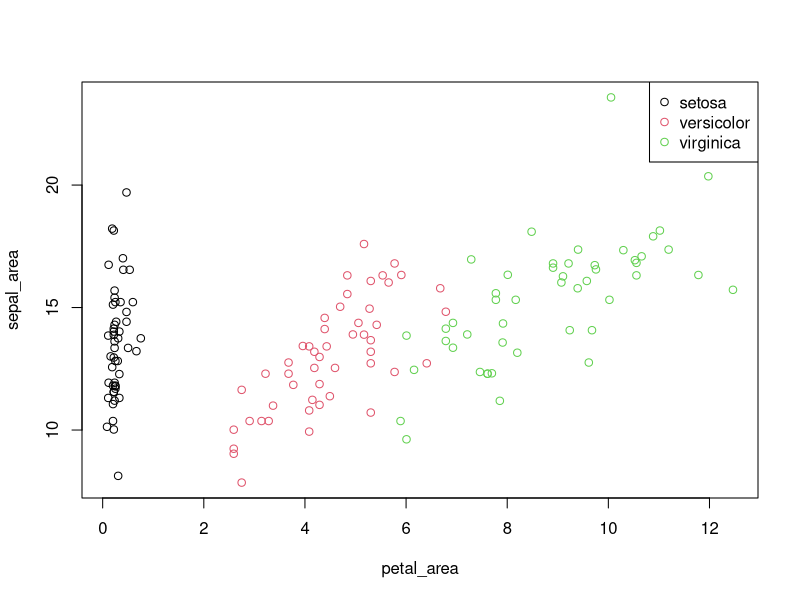
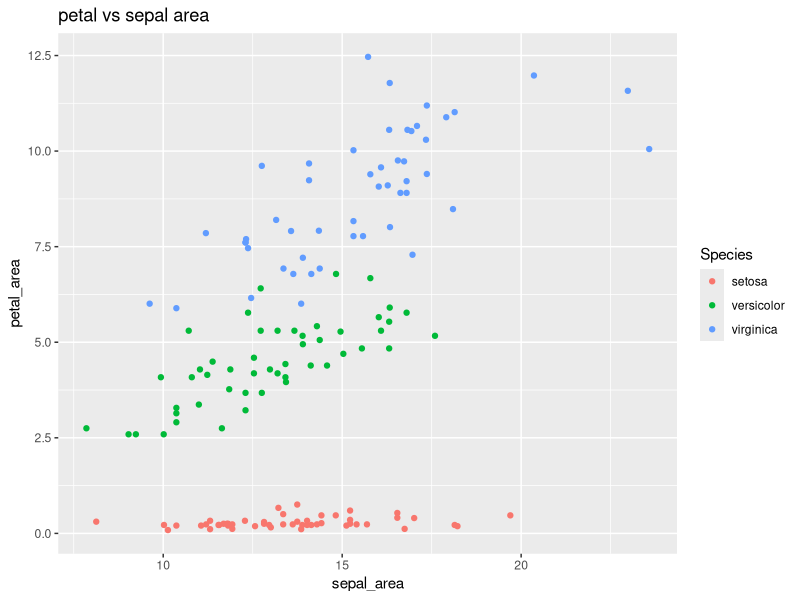
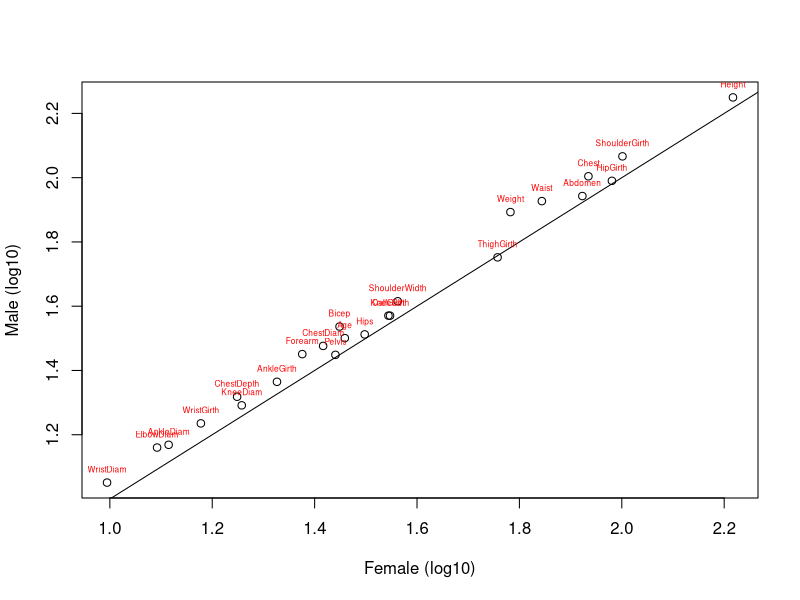

R code for these plots, in order: (Note: this script raises an error after producing the figures.)
library(ggplot2)

#3.a
ir = iris
ir$sepal_area = ir$Sepal.Length * ir$Sepal.Width * pi /4

#OR

area = function(length,width) length*width*pi/4

ir$petal_area = area(ir$Petal.Length,ir$Petal.Width)

#3.b
plot(ir$petal_area,ir$sepal_area,col = ir$Species, xlab= "petal_area", ylab="sepal_area")
legend("topright", legend=unique(ir$Species), col = unique(ir$Species), pch = 1)

#OR
ggplot(data = ir) +
  geom_point(aes(x = sepal_area, y = petal_area, col = Species)) + labs(title = "petal vs sepal area")

#3.c
max.speal = by(ir,ir$Species,function(df) df[which.max(df$sepal_area),])
max.speal
max.petal = by(ir,ir$Species,function(df) df[which.max(df$petal_area),])
max.petal
max.speal = do.call(rbind,max.speal)[c(6,7)]
max.petal = do.call(rbind,max.petal)[c(6,7)]
cbind(max.speal,max.petal)

#4
getwd()
setwd("D:/Desktop/R files/3152 Files")
body = read.csv("body.dat.csv")

#male = body[body$Gender == "Male",]
#female = body[body$Gender == "Female",]
aggregate(body[c(1:24)],body[25],mean)

means = by(body[,c(1:24)], body$Gender, function(df) sapply(df,mean))
means = as.data.frame(do.call(cbind,means))
plot(log10(means$Female), log10(means$Male),xlab = "Female (log10)", ylab = "Male (log10)")
abline(0,1)
text(log10(means$Female), log10(means$Male),row.names(means), cex = 0.5, pos = 3, col = "red")

#5
dunn = read.csv("Dunnhumby1-20.csv")
#exclude visit date
dunn = subset(dunn,selecy = c(customer_id,visit_Delta,visit_spend))
dunn = dunn[,c(1,3,4)]
head(dunn)
#average of visit _delta and visit spend for each customer id

dunn.avg = aggregate(dunn[,2:3], dunn[1],mean, na.rm = TRUE)
#OR
dunn.avg = aggregate(dunn[,2:3], list(dunn$customer_id),mean, na.rm = TRUE)

#change col name
colnames(dunn.avg) = c("customerID", "aveDelta", "aveSpend")
head(dunn.avg)

# getting the correlation
dunnCor = by(dunn, dunn[1], function(df) cor(df$visit_delta, df$visit_spend, use = "complete.obs"))
dunnCor = as.table(dunnCor)
dunnCor
dunnCor = as.data.frame(dunnCor)
dunnCor

#getting the observations
dunn_count = by(dunn, dunn[1], nrow)
dunn_count = as.data.frame(as.table(dunn_count))
colnames(dunn_count) = c("customerID", "N")

#Regression
lm(dunn$visit_spend ~ dunn$visit_delta)

dunn_int = by(dunn, list(dunn$customer_id), function(df) lm(df$visit_spend ~ dunn$visit_delta)$coefficients[1])


dunn_int = as.data.fram(as.table(dunn_int))
colnames(dunn_int) = c("customerID", "intercept")


dunn_slope = by(dunn, list(dunn$customer_id), function(df) lm(df$visit_spend ~ dunn$visit_delta)$coefficients[2])
dunn_slope = as.data.fram(as.table(dunn_int))
colnames(dunn_slope) = c("customerID", "slope")

dunn_comp = cbind(dunn.avg, dunnCor[2],dunn_count[2],dunn_int[2],dunn_slope[2])
head(dunn_comp)
